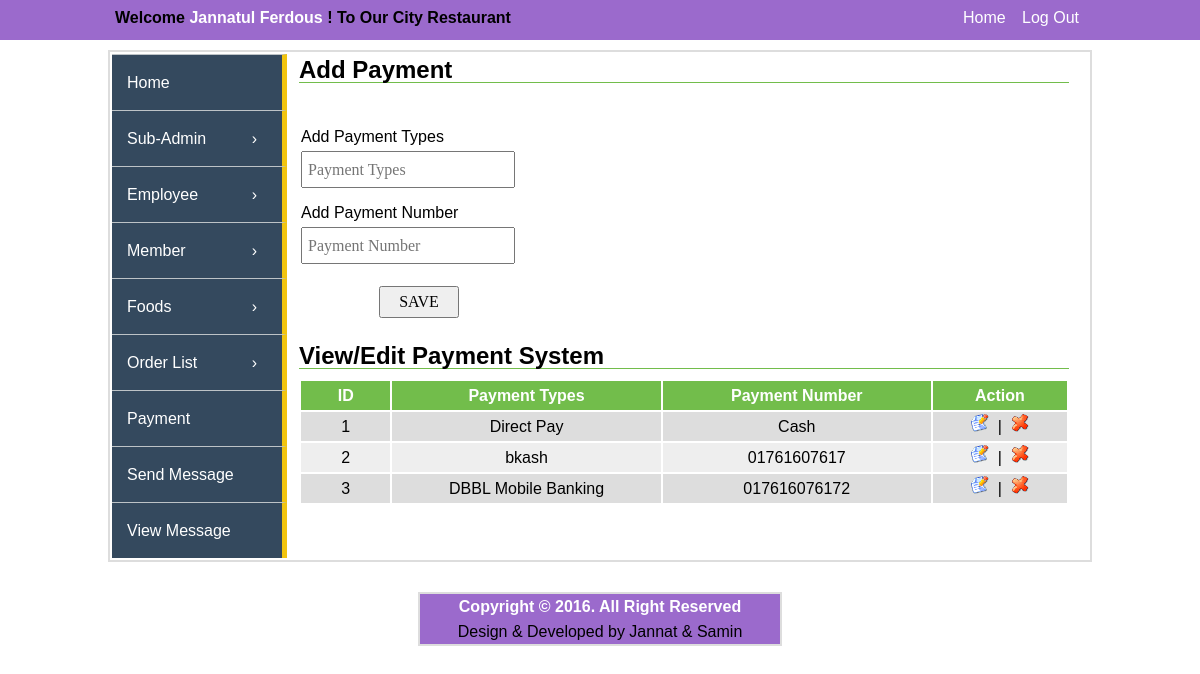
/admin-panel/payment.php (signed in), run on the app's committed database.
### tables this page shows
CREATE TABLE IF NOT EXISTS `payment` (
`payment_id` int(11) NOT NULL,
  `admin_id` int(11) NOT NULL,
  `restaurant_id` int(11) NOT NULL,
  `payment_types` varchar(50) NOT NULL,
  `payment` varchar(50) NOT NULL,
  `date` varchar(50) NOT NULL
);

### admin-panel/view-payment.php (the view, shortened to what this page needs)
<?php
include("../config.php");
?>
								<h2>View/Edit Payment System</h2>
				<table class="tbl2" width="100%">
					<tr>
						<th width="10%">ID</th>
						<th width="30%">Payment Types</th>
						<th width="30%">Payment Number</th>
						<th width="15%">Action</th>
					</tr>
					<?php
					$i=0;
					$statement = $db->prepare("SELECT * FROM payment ORDER BY payment_id ASC");
					$statement->execute();
					$result = $statement->fetchAll(PDO::FETCH_ASSOC);
					foreach($result as $row)
					{
						$i++;
						?>
					<tr>
					<td><?php echo $i; ?></td>
					<td><?php echo $row['payment_types']; ?></td>
					<td><?php echo $row['payment']; ?></td>
					<td>
						<a class="fancybox" href="#inline<?php echo $i; ?>"><img src="../images/edit.gif"></a>
						&nbsp;|&nbsp;
						<a  onclick='return confirm_delete();' href="view-payment.php?payment_id=<?php echo $row['payment_id']; ?>"><img src="../images/delete.gif"></a>
					</td>
					</tr>
					<?php
					}
					?>
				</table>

### admin-panel/css/style.css (style rules this page uses)
* { padding:0px; margin:0px; }
body { font-family:veranda,arial; font-size:16px; line-height:25px; background-color:#FFFFFF; }
a { text-decoration:none; list-style:none; }
.content_part_right h2 { border-bottom:1px solid #72BD4B; width:770px; }
table.tbl2 { margin-top: 10px; }
table.tbl2 tr th, table.tbl2 tr td { padding: 2px; }
table.tbl2 tr td { text-align: center; }
table.tbl2 tr th { background-color: #72BD4B; color: #fff; }
table.tbl2 tr:nth-child(2n+1) td { background-color: #eee; }
table.tbl2 tr:nth-child(2n) td { background-color: #ddd; }
table.tbl2 tr td a { color: #70726e; text-decoration: none; }

### data on the page
payment: payment_types "Direct Pay", payment "Cash"
payment: payment_types "bkash", payment "01761607617"
payment: payment_types "DBBL Mobile Banking", payment "017616076172"

### other printed values
$_SESSION['name'] "Jannatul Ferdous"
